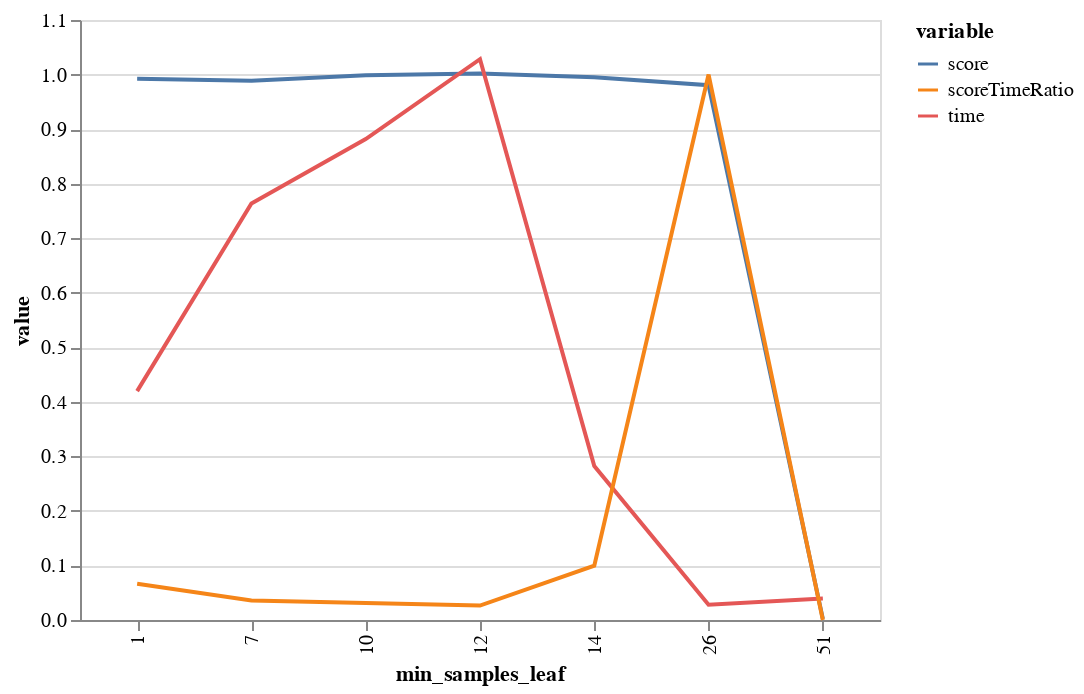

Notebook code cell kept with this figure:
### Code cell
min_samples_leaf = bgs.compareValsBaseCase(X, 
                    y, 
                    getForestAccuracyCV,        
                    rfArgs, 
                    "min_samples_leaf", 
                    0, 
                    1, 
                    51)
bgs.showTimeScoreChartAndGraph(min_samples_leaf)

### Figure 1 — Vega-Lite specification as saved in the notebook (floating-point values rounded to 4 significant figures)
{"$schema": "https://vega.github.io/schema/vega-lite/v2.6.0.json", "config": {"view": {"height": 300, "width": 400}}, "data": {"name": "data-553c06e90d6ded9ae52a09d7b05a0c20"}, "datasets": {"data-553c06e90d6ded9ae52a09d7b05a0c20": [{"min_samples_leaf": 1, "value": 0.9924, "variable": "score"}, {"min_samples_leaf": 51, "value": 0.002084, "variable": "score"}, {"min_samples_leaf": 26, "value": 0.9804, "variable": "score"}, {"min_samples_leaf": 14, "value": 0.9951, "variable": "score"}, {"min_samples_leaf": 7, "value": 0.9887, "variable": "score"}, {"min_samples_leaf": 10, "value": 0.9989, "variable": "score"}, {"min_samples_leaf": 12, "value": 1.002, "variable": "score"}, {"min_samples_leaf": 1, "value": 0.4195, "variable": "time"}, {"min_samples_leaf": 51, "value": 0.03929, "variable": "time"}, {"min_samples_leaf": 26, "value": 0.02807, "variable": "time"}, {"min_samples_leaf": 14, "value": 0.2821, "variable": "time"}, {"min_samples_leaf": 7, "value": 0.7635, "variable": "time"}, {"min_samples_leaf": 10, "value": 0.8817, "variable": "time"}, {"min_samples_leaf": 12, "value": 1.028, "variable": "time"}, {"min_samples_leaf": 1, "value": 0.06631, "variable": "scoreTimeRatio"}, {"min_samples_leaf": 51, "value": 0, "variable": "scoreTimeRatio"}, {"min_samples_leaf": 26, "value": 1, "variable": "scoreTimeRatio"}, {"min_samples_leaf": 14, "value": 0.09964, "variable": "scoreTimeRatio"}, {"min_samples_leaf": 7, "value": 0.03561, "variable": "scoreTimeRatio"}, {"min_samples_leaf": 10, "value": 0.03096, "variable": "scoreTimeRatio"}, {"min_samples_leaf": 12, "value": 0.02643, "variable": "scoreTimeRatio"}]}, "encoding": {"color": {"field": "variable", "type": "nominal"}, "x": {"field": "min_samples_leaf", "type": "ordinal"}, "y": {"field": "value", "type": "quantitative"}}, "mark": "line", "width": 400}
